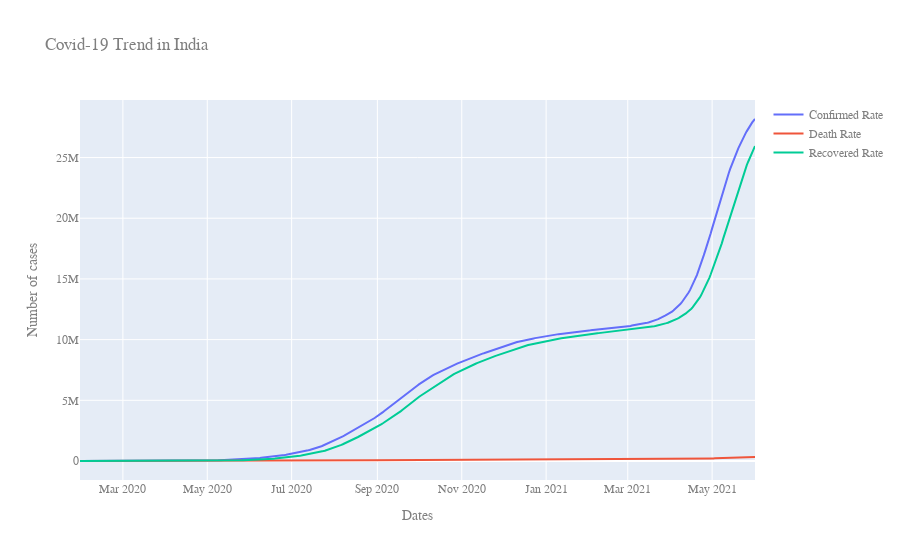

Here is the notebook cell this chart was saved with:
### Code cell
fig = go.Figure()
C = df3
fig.add_trace(go.Scatter(x=C['Date'],y=C['Confirmed'],name='Confirmed Rate'))
fig.add_trace(go.Scatter(x=C['Date'],y=C['Deaths'],name='Death Rate'))
fig.add_trace(go.Scatter(x=C['Date'],y=C['Recovered'],name='Recovered Rate'))

GraphTitle = "Covid-19 Trend in India"
fig.update_layout(
    title=GraphTitle,
    xaxis_title="Dates",
    yaxis_title="Number of cases",
    font=dict(
        family="Courier New, monospace",
        size=12,
        color="#7f7f7f"
    )
)

fig.show()

### Figure 1 — Plotly figure (JSON) as saved in the notebook; plotly's stock layout.template omitted (floating-point values rounded to 4 significant figures; data arrays with more than 128 entries replaced by an {"elided": "..."} marker saying what was removed)
{"data": [{"name": "Confirmed Rate", "type": "scatter", "x": {"elided": "489 str values"}, "y": {"elided": "489 int values"}}, {"name": "Death Rate", "type": "scatter", "x": {"elided": "489 str values"}, "y": {"elided": "489 int values"}}, {"name": "Recovered Rate", "type": "scatter", "x": {"elided": "489 str values"}, "y": {"elided": "489 int values"}}], "layout": {"font": {"color": "#7f7f7f", "family": "Courier New, monospace", "size": 12}, "title": {"text": "Covid-19 Trend in India"}, "xaxis": {"title": {"text": "Dates"}}, "yaxis": {"title": {"text": "Number of cases"}}}}
